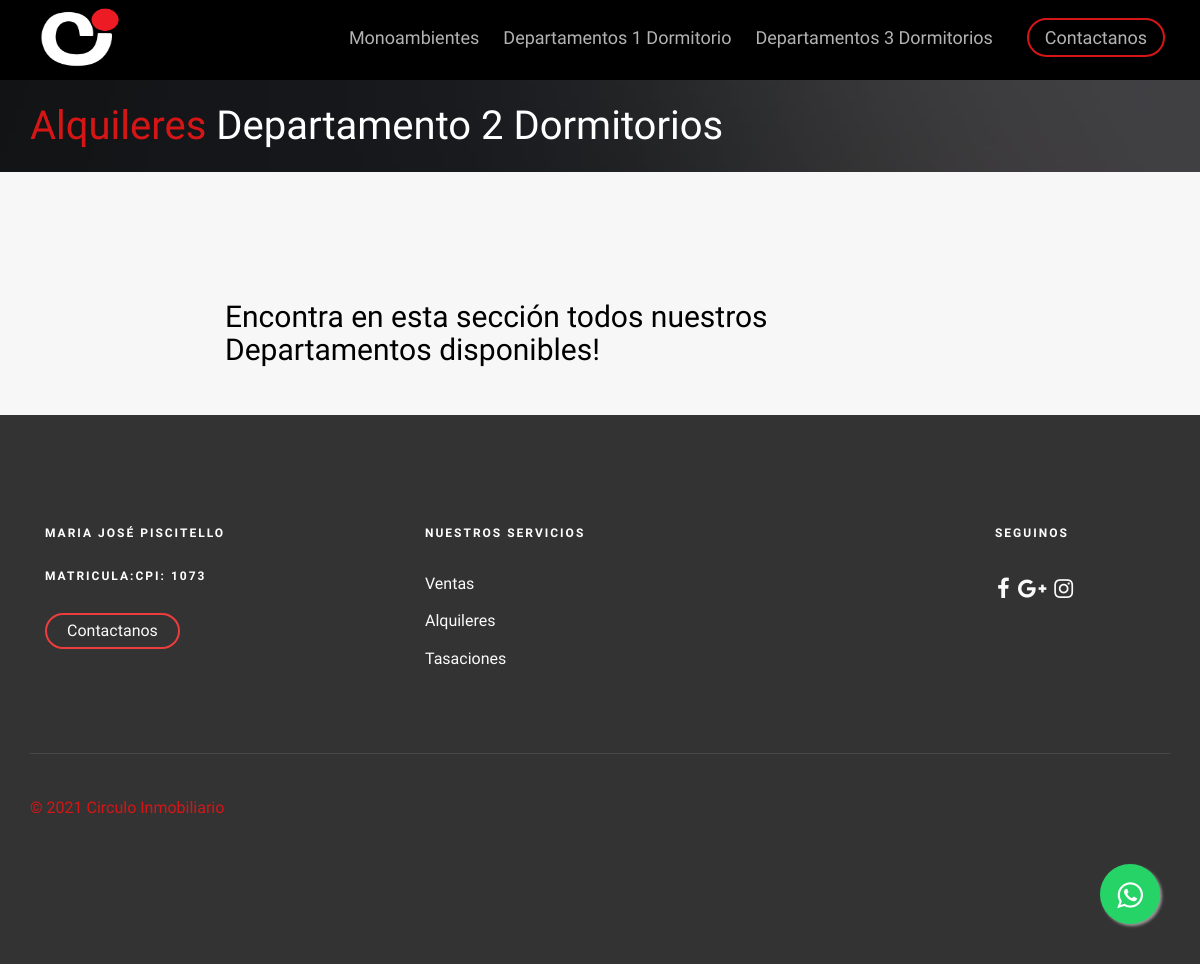
/alquileres/alqui_dptodosdormi/, run on an earlier commit of the app's database.
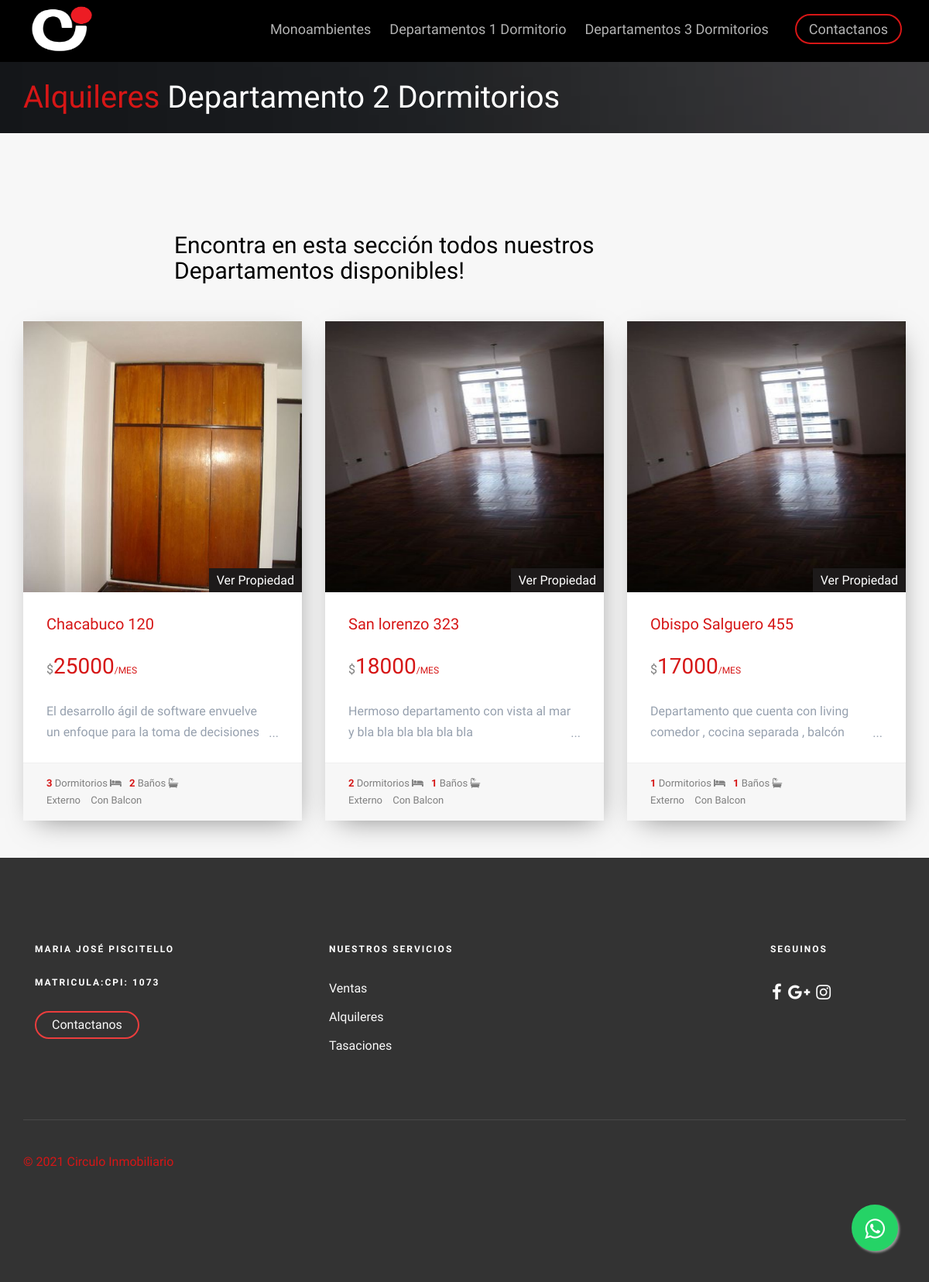
And on a later commit of the database.
### Alquileres/models.py (models this page shows, shortened)
class PostImagenes(models.Model):
    post= models.ForeignKey(PostAlquiler, default =None ,on_delete=models.CASCADE)
    image = models.ImageField(upload_to ="Imagenes",verbose_name="Imagenes")
    class Meta:
        verbose_name="Agregar una Imagen"
        verbose_name_plural="Agregar mas Imagenes"

class PostAlquiler(models.Model):
    balcon=(('Con Balcon','Con Balcon'),('',''))
    balcon = models.CharField(max_length=100, choices = balcon,default="Con Balcon", null=True, blank=True)
    frente= (('Externo','Externo'),('Contrafrente','Contrafrente'))
    frente = models.CharField(max_length=100,choices=frente, default = "Externo")
    title=  models.CharField(max_length=200, verbose_name="Titulo ")
    content = models.TextField(verbose_name="Contenido",max_length=800,)
    imagen = models.ImageField(verbose_name="Imagen", blank =True ,null =True,upload_to="Alquileres")
    price = models.IntegerField(verbose_name="Precio")
    ambientes = models.IntegerField(verbose_name="Dormitorios o Ambientes",blank =True ,null =True)
    superficie= models.IntegerField(verbose_name="Superficie (locales u oficinas)",blank =True,null =True )
    baños= models.IntegerField(verbose_name="Baños",blank = True,null =True)
    plantas= models.IntegerField(verbose_name="Plantas (locales u oficinas)", blank = True,null =True)
    autor = models.ForeignKey(User,verbose_name="Autor", on_delete=models.CASCADE)
    categories= models.ManyToManyField(Category, verbose_name="Categoria")
    created = models.DateTimeField(auto_now_add=True, verbose_name="Creado")
    updated = models.DateTimeField(auto_now=True, verbose_name="Editado")
    class Meta:
            verbose_name="Publicacion"
            verbose_name_plural="Plublicaciones"
            ordering= ["-created"]

### Alquileres/views.py (the view)
# urls.py: path('alqui_dptodosdormi/', views.alqui_dptodosdormi ,name ="alqui_dptodosdormi"),
def alqui_dptodosdormi(request):
    dptodosdormis= PostAlquiler.objects.filter(categories=Category.objects.get(nombre="Departamento 2 Dormitorios"))
    return render(request,'Alquileres/alqui_dptodosdormi.html',{'dptodosdormis': dptodosdormis})

### Alquileres/templates/Alquileres/alqui_dptodosdormi.html (shortened to what the changed rows need)
{% extends 'App1/base.html'%} {% load static %} {% block header %}
<div id="fh5co-page">
    {% endblock %} {% block content %}
    <div class="fh5co-page-title" style="background-image: url({% static 'Appp1/images/slide_6.jpg'%});">
        <div class="container">
            <div class="row">
                <div class="col-md-12 animate-box">
                    <h1><a href="{% url 'alquiler' %}" style="text-decoration:none">Alquileres</a></span> Departamento 2 Dormitorios</h1>
                </div>
            </div>
        </div>
    </div>
    <div id="best-deal">
        <div class="container">
            <div class="row">
                <div class="col-md-8 col-md-offset-2 text-center fh5co-heading animate-box" data-animate-effect="fadeIn">
                    <h2>Encontra en esta sección todos nuestros Departamentos disponibles!</h2>
                </div>
                {% for dptodosdormi in dptodosdormis %}
                <div class="col-md-4 item-block animate-box" data-animate-effect="fadeIn">
                    <div class="fh5co-property">
                        <figure>
                            <div id="carouselExampleControls" class="carousel slide" data-ride="carousel">
                                <div class="carousel-inner">
                                    {% for pi in dptodosdormi.postimagenes_set.all %}
                                    <div class="item {% if forloop.first %} active {% endif %}">
                                        <img class="carousel-inner" src="{{pi.image.url}}" alt="First slide">
                                    </div>
                                    {% endfor %}
                                </div>
                            </div>
                            <a href="{% url 'article' dptodosdormi.id  %}" class="tag"> Ver Propiedad</a>
                        </figure>
                        <div class="fh5co-property-innter">
                            <h3><a href="{% url 'article' dptodosdormi.id  %}">{{dptodosdormi.title}}</a></h3>
                            <div class="price-status">
                                <span class="per">$</span><span class="price">{{dptodosdormi.price}}<span class="per">/Mes</span></span>
                            </div>
                            <div class="property-content-wrapper">
                                <p>{{dptodosdormi.content}} </p>
                            </div>
                        </div>
                        <p class="fh5co-property-specification">
                            <span><strong>{{dptodosdormi.ambientes}} </strong> Dormitorios  <i class="fa fa-bed"></i></i></span><span><strong>{{dptodosdormi.baños}}</strong> Baños  <i class="fa fa-bath"></i></span>
                            <br><span>{{dptodosdormi.frente}}</span>
                            <span>   {% if dptodosdormi.balcon %} {{dptodosdormi.balcon}} {% endif %} </span>
                        </p>
                    </div>
                </div>
                {% endfor %}
            </div>
        </div>
        {% endblock %}

What changed in the data, as far as the page shows it:
added PostAlquiler: title "Chacabuco 120", price "25000", content "El desarrollo ágil de software envuelve un enfoque para la toma de decisiones…", ambientes "3", baños "2", frente "Externo", balcon "Con Balcon"
added PostImagenes: image (picture), shown under "Chacabuco 120"
added PostAlquiler: title "San lorenzo 323", price "18000", content "Hermoso departamento con vista al mar y bla bla bla bla bla bla", ambientes "2", baños "1", frente "Externo", balcon "Con Balcon"
added PostImagenes: image (picture), shown under "San lorenzo 323"
now on this page (row edited): PostAlquiler: title "Obispo Salguero 455", price "17000", content "Departamento que cuenta con living comedor , cocina separada , balcón…", ambientes "1", baños "1", frente "Externo", balcon "Con Balcon"
now on this page (row unchanged): PostImagenes: image (picture), shown under "Obispo Salguero 455"
